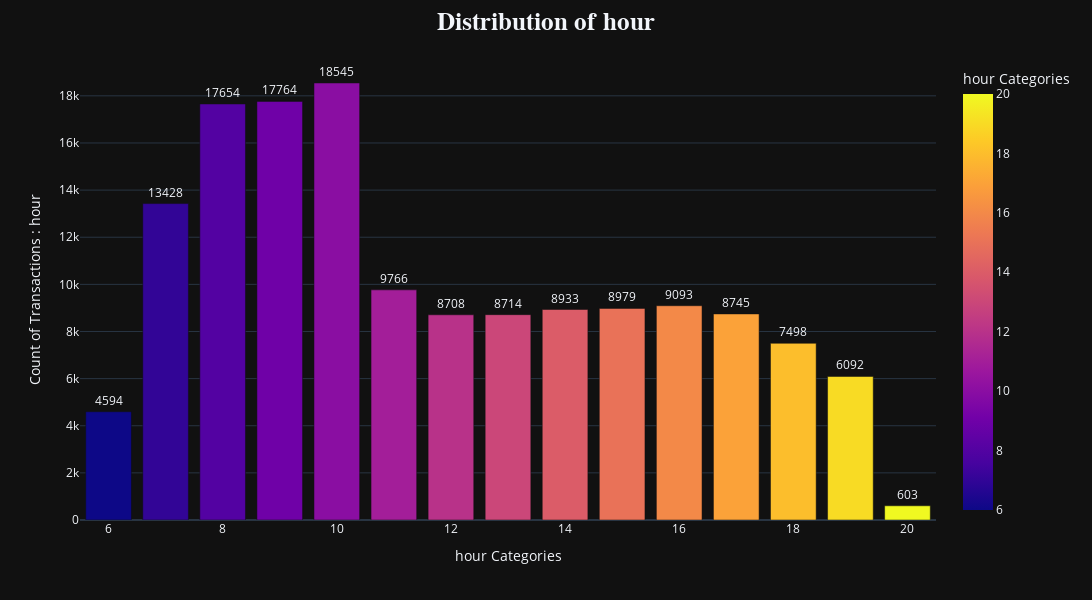

Here is the notebook cell this chart was saved with:
### Markdown cell above
# working with `hour` column

### Code cell
univariate_ploting(df, 'hour')

### Figure 1 — Plotly figure (JSON) as saved in the notebook; plotly's stock layout.template omitted (floating-point values rounded to 4 significant figures)
{"data": [{"alignmentgroup": "True", "hovertemplate": "hour Categories=%{marker.color}<br>Count of Transactions : hour=%{text}<extra></extra>", "legendgroup": "", "marker": {"color": [10, 9, 8, 7, 11, 16, 15, 14, 17, 13, 12, 18, 19, 6, 20], "coloraxis": "coloraxis", "pattern": {"shape": ""}}, "name": "", "offsetgroup": "", "orientation": "v", "showlegend": false, "text": [18545, 17764, 17654, 13428, 9766, 9093, 8979, 8933, 8745, 8714, 8708, 7498, 6092, 4594, 603], "textposition": "outside", "type": "bar", "x": [10, 9, 8, 7, 11, 16, 15, 14, 17, 13, 12, 18, 19, 6, 20], "xaxis": "x", "y": [18545, 17764, 17654, 13428, 9766, 9093, 8979, 8933, 8745, 8714, 8708, 7498, 6092, 4594, 603], "yaxis": "y"}], "layout": {"barmode": "relative", "coloraxis": {"colorbar": {"title": {"text": "hour Categories"}}, "colorscale": [[0, "#0d0887"], [0.1111, "#46039f"], [0.2222, "#7201a8"], [0.3333, "#9c179e"], [0.4444, "#bd3786"], [0.5556, "#d8576b"], [0.6667, "#ed7953"], [0.7778, "#fb9f3a"], [0.8889, "#fdca26"], [1, "#f0f921"]]}, "height": 600, "legend": {"tracegroupgap": 0}, "margin": {"t": 60}, "title": {"font": {"family": "Times New Roman", "size": 25}, "text": "<b>Distribution of hour</b>", "x": 0.5}, "width": 1200, "xaxis": {"anchor": "y", "domain": [0, 1], "title": {"text": "hour Categories"}}, "yaxis": {"anchor": "x", "domain": [0, 1], "title": {"text": "Count of Transactions : hour"}}}}
